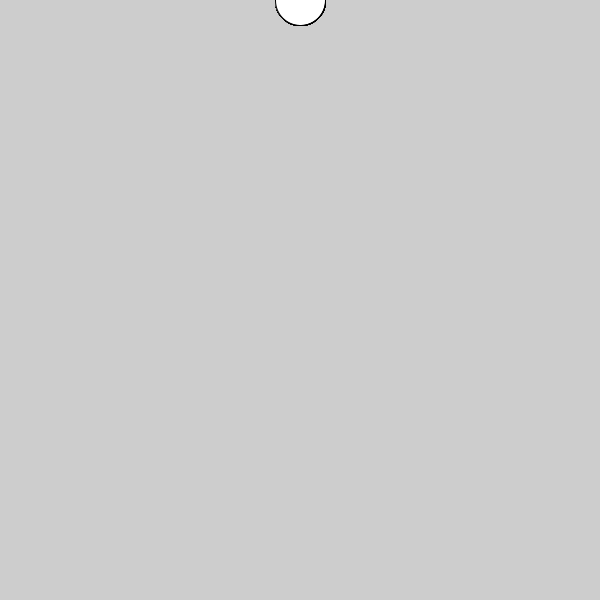
Frame 1 (no input)
Frame 60 (the mouse pressed at the canvas centre just before this capture): identical to frame 1, image omitted
Frame 120 (the mouse held since frame 60 and released just before this capture): identical to frame 1, image omitted

The Processing sketch that drew this single still picture (run headless with seeded random() and noise(); from frame 60 on, the mouse is pressed at the canvas centre):

// Processing sketch: exam_18
// ── exam_18.pde
int numCircles = 100;
Circle[] circles = new Circle[numCircles]; 

void setup() {
  size(600,600);
  
  
  for (int i=0; i<numCircles; i++) {
    circles[i] = new Circle(width/2,map(height, 0, 600, -600, 0)); 
  }
}

void draw() {
  background(205);
  for (int i=0; i<numCircles; i++) {
    circles[i].display(); 
  }
}

class Circle {
  float x,y; 

  Circle(float x, float y) {
    this.x = x;
    this.y = y;
    
  }
 
  void display() {
    
    ellipse(x,y,50,50); 
  }
}
